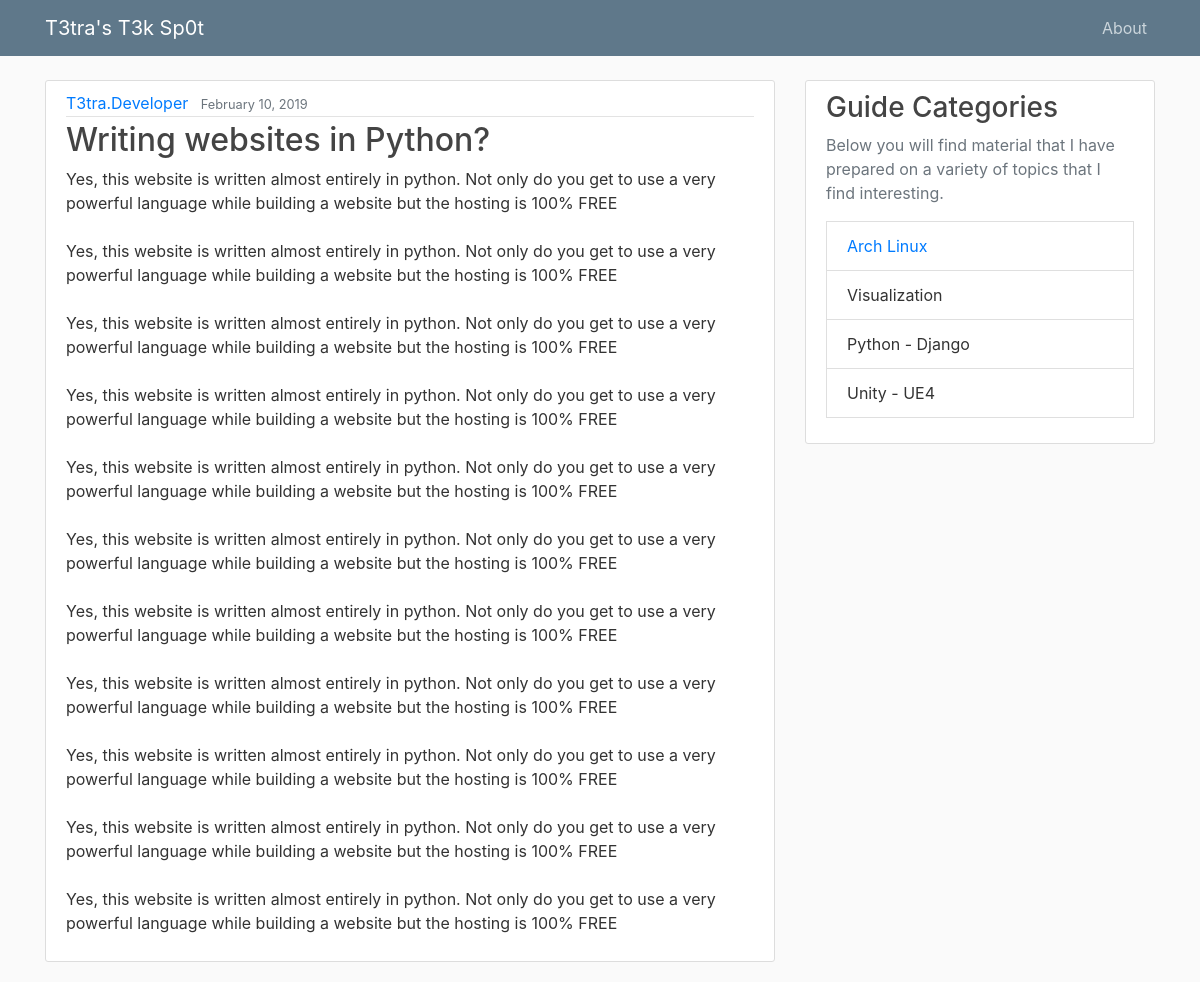
Screenshot of /post/2 with the database file from the repository.
### blog/models.py (models this page shows, shortened)
class Post(models.Model):
	title = models.CharField(max_length=100)
	description = models.CharField(max_length=750)
	content = MarkupField(default_markup_type='html')
	date_posted = models.DateTimeField(default=timezone.now)
	author = models.ForeignKey(User, on_delete=models.CASCADE)

### blog/views.py (the view)
# urls.py: path('post/<int:pk>', PostDetailView.as_view(), name='post-detail'),
class PostDetailView(DetailView):
    model = Post

### blog/templates/blog/post_detail.html (shortened to what this page needs)
{% extends "blog/base.html" %}
{% block content %}
        <article class="media content-section">
            <div class="media-body">
            <div class="article-metadata">
              <a class="mr-2" href="{% url 'user-post' object.author.username %}">{{ object.author }}</a>
              <small class="text-muted">{{ object.date_posted|date:"F d, Y" }}</small>
            </div>
            <h2 class="article-title">{{ object.title }}</h2>
            <p class="article-content">{{ object.content }}</p>
          </div>
        </article>
{% endblock content %}

### blog/static/blog/main.css (style rules this page uses)
body { background: #fafafa; color: #333333; margin-top: 5rem; }
h1, h2, h3, h4, h5, h6 { color: #444444; }
.content-section { background: #ffffff; padding: 10px 20px; border: 1px solid #dddddd; border-radius: 3px; margin-bottom: 20px; }
.article-title { color: #444444; }
.article-content { white-space: pre-line; }
.article-metadata { padding-bottom: 1px; margin-bottom: 4px; border-bottom: 1px solid #e3e3e3 }

### rows the page displays
Post: author "T3tra.Developer", date_posted "February 10, 2019", title "Writing websites in Python?", content "Yes, this website is written almost entirely in python. Not only do you get to use a very powerful language while building a website but the hosting is 100% FREE Yes, this website is written almost entirely in python. Not only do you get to use a very powerful language while building a website but the hosting is 100% FREE Yes, this website is written almost entirely in python. Not only do you get to use a very powerful language while building a website but the hosting is 100% FREE Yes, this website is written almost entirely in python. Not only do you get to use a very powerful language while building a website but the hosting is 100% FREE Yes, this website is written almost entirely in…"
